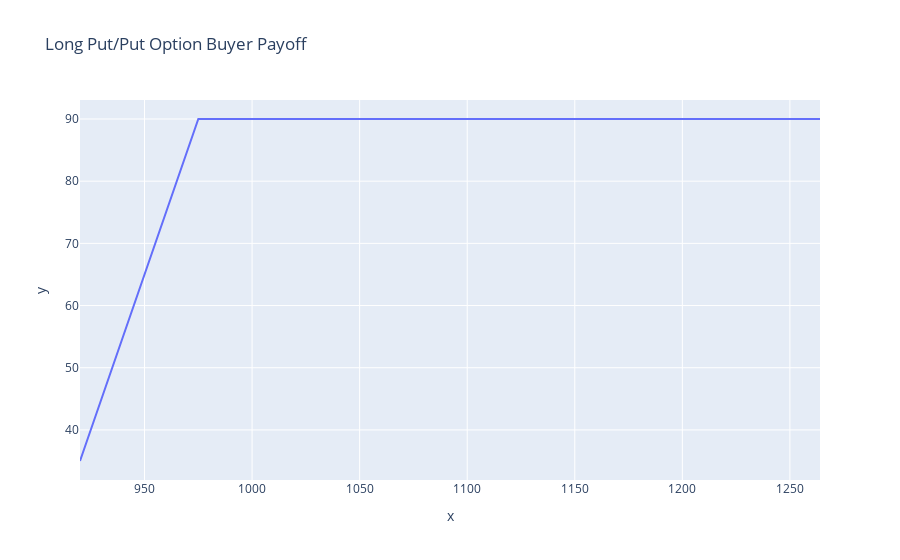

Source (notebook cell):
### Code cell
spot_range = np.arange(0.8*spot,1.1*spot)
long_put = put_payoff(spot_range,strike,premium)

px.line(x=spot_range,y=(-1)*long_put,title='Long Put/Put Option Buyer Payoff')

### Figure 1 — Plotly figure (JSON) as saved in the notebook; plotly's stock layout.template omitted (floating-point values rounded to 4 significant figures; data arrays with more than 128 entries replaced by an {"elided": "..."} marker saying what was removed)
{"data": [{"hovertemplate": "x=%{x}<br>y=%{y}<extra></extra>", "legendgroup": "", "line": {"color": "#636efa", "dash": "solid"}, "marker": {"symbol": "circle"}, "mode": "lines", "name": "", "orientation": "v", "showlegend": false, "type": "scatter", "x": {"elided": "345 int values"}, "xaxis": "x", "y": {"elided": "345 int values"}, "yaxis": "y"}], "layout": {"legend": {"tracegroupgap": 0}, "title": {"text": "Long Put/Put Option Buyer Payoff"}, "xaxis": {"anchor": "y", "domain": [0, 1], "title": {"text": "x"}}, "yaxis": {"anchor": "x", "domain": [0, 1], "title": {"text": "y"}}}}
